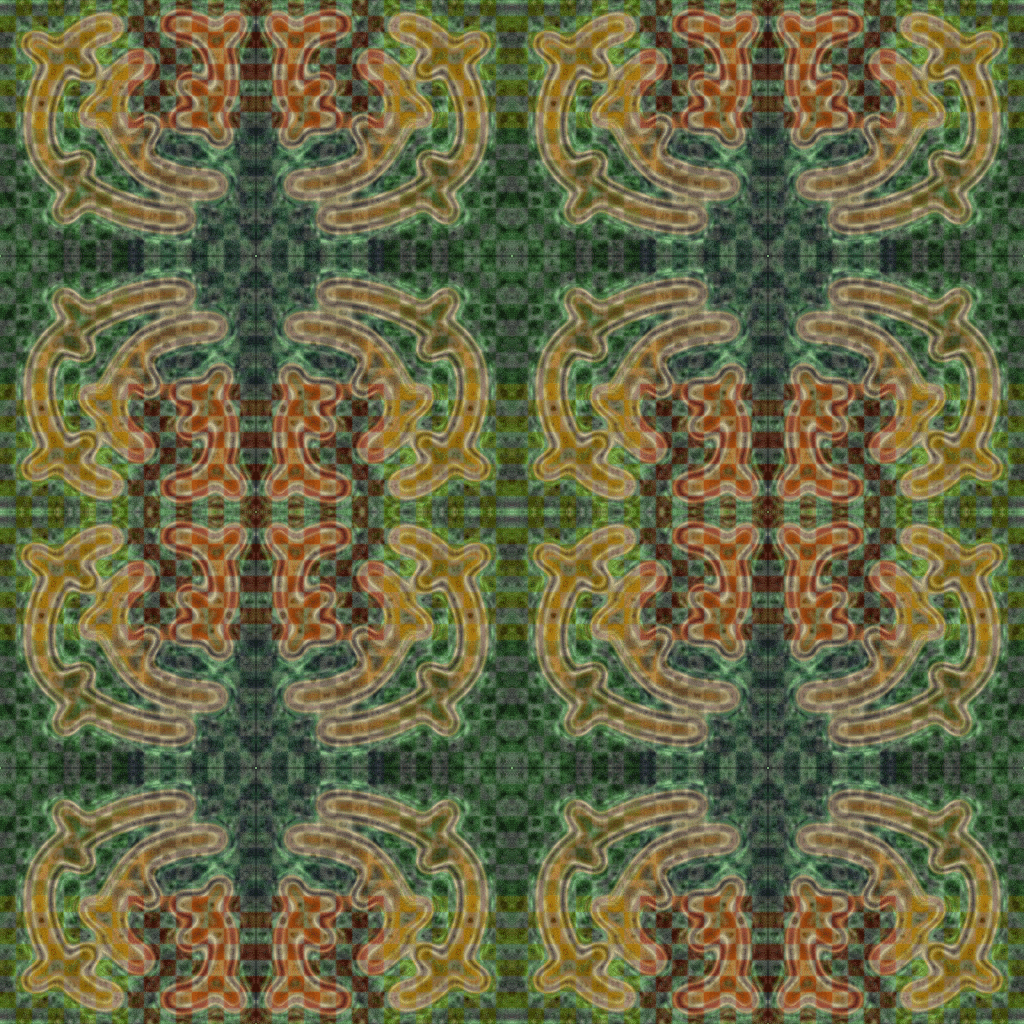

This game map was drawn from its Tiled (.tmx) file and the tilesets committed beside it. A one-line description and the trimmed map source follow:
An orthogonal 128x128 tile map with 8x8 px tiles, 1 tile layer (Tile Layer 1).

<map version="1.5" tiledversion="1.6.0" orientation="orthogonal" renderorder="right-down" width="128" height="128" tilewidth="8" tileheight="8" infinite="0" nextlayerid="2" nextobjectid="1">
 <tileset firstgid="1" source="e3-try-1-texture.tsx" />
 <layer id="1" name="Tile Layer 1" width="128" height="128">
  <data>[16384 cells, 16384 non-empty, 1024 distinct tile ids]</data>
 </layer>
</map>